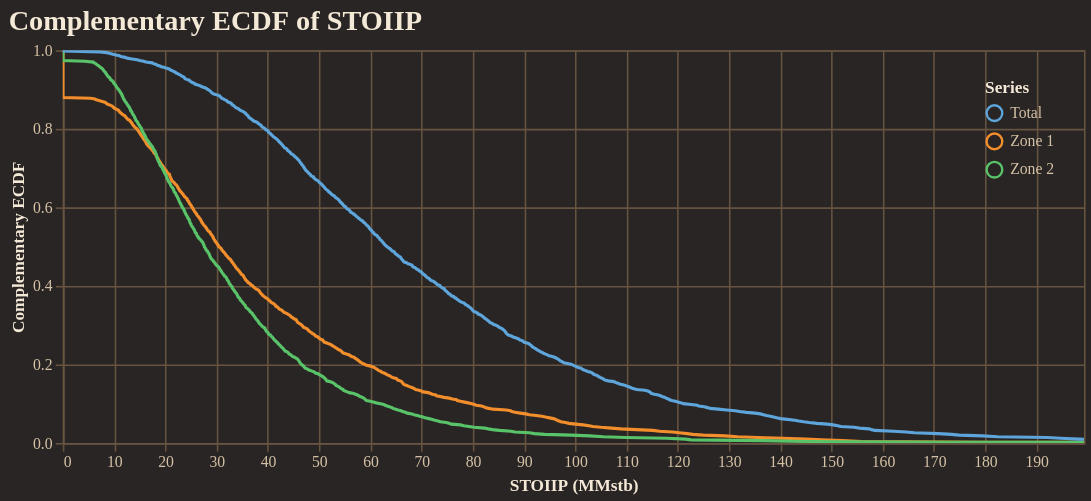

The notebook cell this image was saved under:
### Code cell
fig = reporter.plotter.prospect_volumetric_ecdf_plot(
    figsize=(650, 250),
    backend=PLOTTING_BACKEND
)
fig.show()

### Figure 1 — Vega-Lite specification as saved in the notebook (floating-point values rounded to 4 significant figures; data arrays with more than 128 entries replaced by an {"elided": "..."} marker saying what was removed)
{"config": {"background": "#292524", "view": {"fill": "#292524", "stroke": "#665340"}, "title": {"color": "#f4e9d7", "font": "Merriweather", "fontSize": 18, "fontWeight": 600, "subtitleColor": "#d5c2a6", "anchor": "start"}, "axis": {"domainColor": "#665340", "gridColor": "#665340", "tickColor": "#665340", "labelColor": "#d5c2a6", "titleColor": "#f4e9d7", "labelFont": "Merriweather", "titleFont": "Merriweather"}, "legend": {"titleColor": "#f4e9d7", "labelColor": "#d5c2a6", "labelFont": "Merriweather", "titleFont": "Merriweather", "orient": "top-right", "symbolType": "circle"}, "header": {"labelColor": "#d5c2a6", "titleColor": "#f4e9d7", "labelFont": "Merriweather", "titleFont": "Merriweather"}, "mark": {"color": "#c78d3b"}, "line": {"color": "#c78d3b"}, "bar": {"color": "#c78d3b"}, "point": {"color": "#ddb06d"}, "area": {"color": "#c78d3b", "opacity": 0.35}, "text": {"color": "#f4e9d7", "font": "Merriweather"}, "range": {"category": ["#5DA5DA", "#F28E2B", "#59C36A", "#E15759", "#B07AA1", "#4ECDC4", "#FF9DA7", "#EDC948"]}}, "layer": [{"mark": {"type": "line", "clip": true, "strokeWidth": 2}, "encoding": {"color": {"field": "series", "title": "Series", "type": "nominal"}, "tooltip": [{"field": "series", "title": "Series", "type": "nominal"}, {"field": "stoiip_mmstb", "format": ",.2f", "title": "STOIIP (MMstb)", "type": "quantitative"}, {"field": "exceedance_probability", "format": ".3f", "title": "Exceedance", "type": "quantitative"}], "x": {"field": "stoiip_mmstb", "title": "STOIIP (MMstb)", "type": "quantitative"}, "y": {"field": "exceedance_probability", "scale": {"domain": [0, 1]}, "title": "Complementary ECDF", "type": "quantitative"}}}], "data": {"name": "data-dbda017a18da37cb273cefaac0fdc8ce"}, "encoding": {"x": {"field": "stoiip_mmstb", "scale": {"domain": [0, 199.3]}, "type": "quantitative"}}, "height": 250, "title": "Complementary ECDF of STOIIP", "width": 650, "$schema": "https://vega.github.io/schema/vega-lite/v5.20.1.json", "datasets": {"data-dbda017a18da37cb273cefaac0fdc8ce": {"elided": "1500 records"}}}
